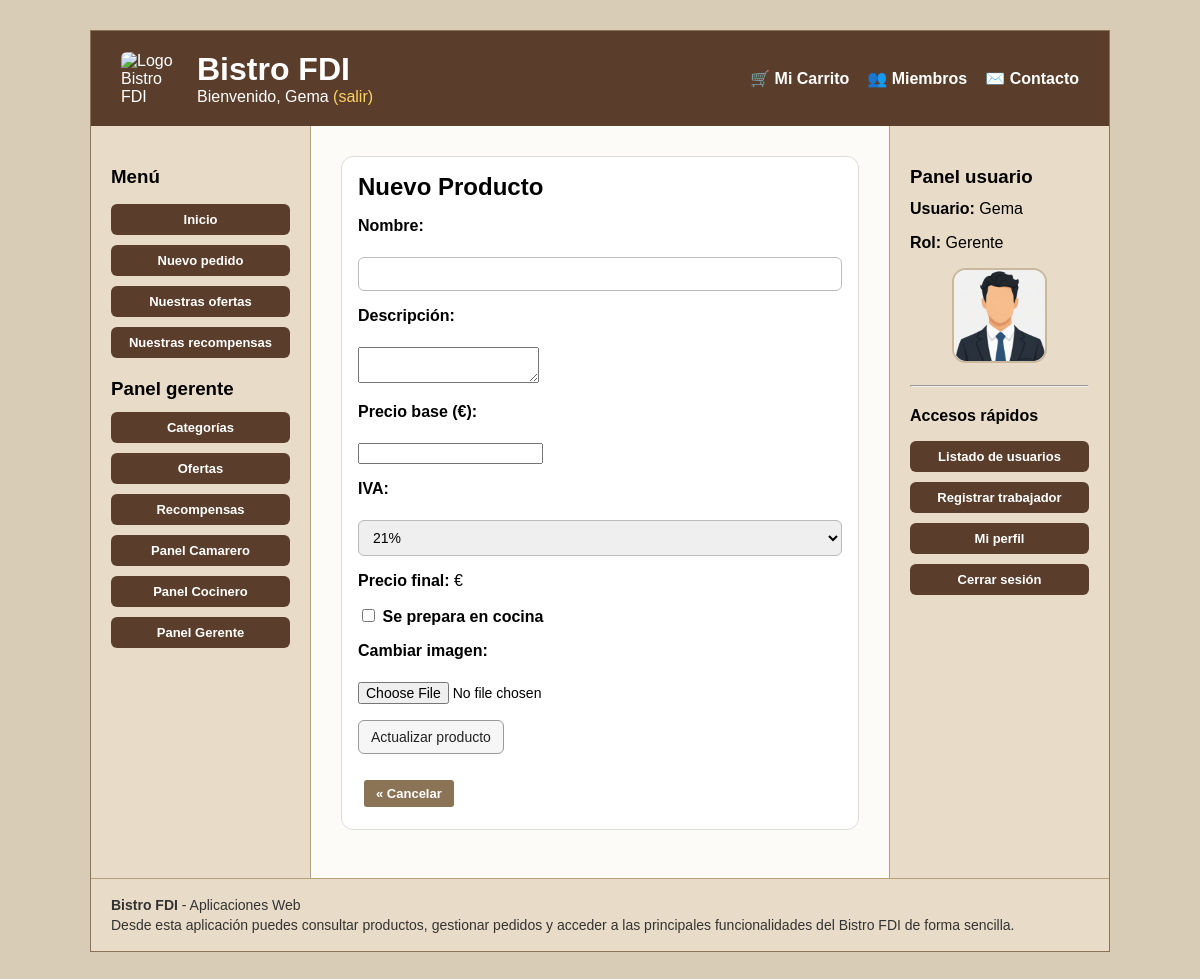
Screenshot of /vistas/productos/crearProducto.php?categoria_id=1 (signed in) with the database file from the repository.
### tables this page shows
CREATE TABLE IF NOT EXISTS `usuarios` (
    `id` INT AUTO_INCREMENT PRIMARY KEY,
    `username` VARCHAR(100) NOT NULL UNIQUE,
    `email` VARCHAR(150) NOT NULL UNIQUE,
    `nombre` VARCHAR(100) NOT NULL,
    `apellidos` VARCHAR(100) NOT NULL,
    `password_hash` VARCHAR(255) NOT NULL,
    `rol` ENUM('cliente', 'camarero', 'cocinero', 'gerente') NOT NULL DEFAULT 'cliente',
    `avatar_tipo` ENUM('default', 'preset', 'custom') NOT NULL DEFAULT 'default',
    `avatar_valor` VARCHAR(255) DEFAULT NULL,
    `activo` TINYINT(1) NOT NULL DEFAULT 1,
    `deleted_at` TIMESTAMP NULL DEFAULT NULL,
    `created_at` TIMESTAMP DEFAULT CURRENT_TIMESTAMP,
    `updated_at` TIMESTAMP DEFAULT CURRENT_TIMESTAMP ON UPDATE CURRENT_TIMESTAMP,
    `bistrocoins` INT NOT NULL DEFAULT 0
);

### includes/UsuarioDAO.php (called while the page is built, shortened)
<?php
require_once __DIR__ . '/../entities/Usuario.php';
require_once __DIR__ . '/util.php';
class UsuarioDAO {
    public static function avatar_presets(): array {
        return [
            'preset_chef' => ['label' => 'Opcion 1', 'path' => RUTA_APP . '/img/avatares/cocinero.png'],
            'preset_waiter' => ['label' => 'Opcion 2', 'path' => RUTA_APP . '/img/avatares/camarero.png'],
            'preset_manager' => ['label' => 'Opcion 3', 'path' => RUTA_APP . '/img/avatares/gerente.png'],
        ];
    }
    private static function row_to_usuario(array $row): Usuario {
        $row['avatar_url'] = self::user_row_to_avatar_url($row);
        return new Usuario(
            (int)$row['id'],
            $row['username'],
            $row['email'],
            $row['nombre'],
            $row['apellidos'],
            $row['password_hash'],
            $row['rol'] ?? 'cliente',
            $row['avatar_tipo'] ?? 'default',
            $row['avatar_valor'] ?? null,
            $row['avatar_url'],
            (int)$row['activo'],
            $row['updated_at'] ?? '',
            (int)($row['bistrocoins'] ?? 0)
        );
    }
    private static function user_row_to_avatar_url(array $row): string {
        $tipo = (string)($row['avatar_tipo'] ?? 'default');
        $valor = (string)($row['avatar_valor'] ?? '');
        if ($tipo === 'preset') {
            $presets = self::avatar_presets();
            if (isset($presets[$valor])) {
                return $presets[$valor]['path'];
            }
        }
        return self::default_avatar();
    }
    public static function user_find_by_id(int $id, bool $includeInactive = true): ?Usuario {
        $conn = crearConexion();
        $sql = $includeInactive
            ? "SELECT * FROM usuarios WHERE id = ? LIMIT 1"
            : "SELECT * FROM usuarios WHERE id = ? AND activo = 1 LIMIT 1";
        $stmt = $conn->prepare($sql);
        $stmt->bind_param("i", $id);
        $stmt->execute();
        $result = $stmt->get_result();
        $row = $result->fetch_assoc();
        return $row ? self::row_to_usuario($row) : null;
    }
}

### includes/auth.php (called while the page is built, shortened)
<?php
require_once __DIR__ . '/UsuarioDAO.php';
function current_user(): ?Usuario {
    $id = (int)$_SESSION['user_id'];
    $user = UsuarioDAO::user_find_by_id($id);
    return $user;
}
        ?>

### entities/Usuario.php (called while the page is built, shortened)
<?php
class Usuario {
    private $nombre;
    private $rol;
    private $avatar_url;
    private $activo;
    public function __construct(int $id, string $username, string $email, string $nombre, string $apellidos,
                                string $password_hash, string $rol, string $avatar_tipo, ?string $avatar_valor,
                                string $avatar_url, int $activo, string $updated_at, int $bistrocoins = 0) {
        $this->nombre = $nombre;
        $this->rol = $rol;
        $this->avatar_url = $avatar_url;
        $this->activo = $activo;
    }
    public function getNombre(): string { return $this->nombre; }
    public function getRol(): string { return $this->rol; }
    public function getAvatarUrl(): string { return $this->avatar_url; }
    public function isActivo(): bool { return $this->activo === 1; }
}

### includes/util.php (called while the page is built, shortened)
<?php
function escaparHtml(?string $value): string
{
    return htmlspecialchars((string) $value, ENT_QUOTES | ENT_SUBSTITUTE, 'UTF-8');
}

### vistas/productos/crearProducto.php (the view, shortened to what this page needs)
<?php
require_once __DIR__ . '/../../includes/auth.php';
require_once __DIR__ . '/../../includes/Formulario/FormularioProducto.php';
$user = current_user();
$id = filter_input(INPUT_GET, 'id', FILTER_VALIDATE_INT);
$categoria_id = filter_input(INPUT_GET, 'categoria_id', FILTER_VALIDATE_INT);
$esCreacion = !$id;
$productoToEdit = null;
$form = new FormularioProducto($esCreacion, $categoria_id, $productoToEdit);
$htmlFormProducto = $form->gestiona();
$tituloAccion = $esCreacion ? 'Nuevo Producto' : 'Editar Producto';
?>
<div class="panel">
    <h2><?= htmlspecialchars($tituloAccion) ?></h2>
    <?= $htmlFormProducto ?>
    <div class="mt-20">
        <a class="btn" href="mostrarProductosCategoria.php?id=<?= (int)$categoria_id ?>">&laquo; Cancelar</a>
    </div>
</div>
<?php
require __DIR__ . '/../../includes/plantilla.php';

### cabecera.php (shortened to what this page needs)
<?php
require_once __DIR__ . '/includes/auth.php';
function mostrarSaludo(): string {
    $user = current_user();
    if ($user) {
        $nombre = $user->getNombre() ?: $user->getUsername();
        return "Bienvenido, " . htmlspecialchars($nombre) .
            " <a href='" . RUTA_APP . "/scripts/usuarios/logout.php'>(salir)</a>";
    }
    return "Usuario desconocido. <a href='" . RUTA_APP . "/vistas/usuarios/acceso.php#login'>Login</a>";
}
?>
<div class="cabecera-superior">
    <div class="cabecera-brand">
        <img src="<?= RUTA_APP ?>/img/logo_personalizado.png" alt="Logo Bistro FDI" class="logo-cabecera">
        <div>
            <h1>Bistro FDI</h1>
            <div class="saludo"><?= mostrarSaludo(); ?></div>
        </div>
    </div>
    <nav class="menu-principal">
        <ul>
            <?php if (current_user()): ?>
                <li><a href="<?= RUTA_APP ?>/vistas/pedidos/carrito.php">🛒 Mi Carrito</a></li>
            <?php endif; ?>
            <li><a href="<?= RUTA_APP ?>/miembros.php">👥 Miembros</a></li>
            <li><a href="<?= RUTA_APP ?>/contacto.php">✉️ Contacto</a></li>
        </ul>
    </nav>
</div>

### sideBarIzq.php
<?php
$user = function_exists('current_user') ? current_user() : null;
?>
<nav aria-label="Navegación principal">
    <h3>Menú</h3>
    <ul class="menu-izq">
        <li><a href="<?= RUTA_APP ?>/index.php">Inicio</a></li>
        <li><a href="<?= RUTA_APP ?>/vistas/pedidos/elegirTipo.php">Nuevo pedido</a></li>
        <li><a href="<?= RUTA_APP ?>/vistas/ofertas/ofertaCliente.php">Nuestras ofertas</a></li>
        <li><a href="<?= RUTA_APP ?>/vistas/recompensas/recompensaCliente.php">Nuestras recompensas</a></li>
        <?php if ($user): ?>
            <?php if ($user->getRol() !== 'cliente'): ?>
                <h3>Panel <?= htmlspecialchars($user->getRol()) ?></h3>
            <?php endif; ?>
            <?php if ($user->getRol() === 'gerente'): ?>
                <li><a href="<?= RUTA_APP ?>/vistas/categorias/categoriasList.php">Categorías</a></li>
                <li><a href="<?= RUTA_APP ?>/vistas/ofertas/listarOfertas.php">Ofertas</a></li>
                <li><a href="<?= RUTA_APP ?>/vistas/recompensas/listarRecompensas.php">Recompensas</a></li>
            <?php endif; ?>
            <?php if ($user->getRol() === 'camarero' || $user->getRol() === 'gerente'): ?>
                <li><a href="<?= RUTA_APP ?>/vistas/pedidos/gestionCamarero.php">Panel Camarero</a></li>
            <?php endif; ?>
            <?php if ($user->getRol() === 'cocinero' || $user->getRol() === 'gerente'): ?>
                <li><a href="<?= RUTA_APP ?>/vistas/preparacion_pedidos/panel_cocinero.php">Panel Cocinero</a></li>
            <?php endif; ?>
            <?php if ($user->getRol() === 'gerente'): ?>
                <li><a href="<?= RUTA_APP ?>/vistas/preparacion_pedidos/panel_gerente.php">Panel Gerente</a></li>
            <?php endif; ?>
        <?php endif; ?>
    </ul>
</nav>

### sideBarDer.php
<?php
require_once __DIR__ . '/includes/auth.php';
require_once __DIR__ . '/includes/util.php';
$user = current_user();
$nombre = $user ? $user->getNombre() : 'Invitado';
$rol = $user ? $user->getRol() : 'No autenticado';
$avatarSrc = $user ? $user->getAvatarUrl() : '';
?>
<section class="panel-usuario-sidebar">
    <h3>Panel usuario</h3>
    <p><strong>Usuario:</strong> <?= escaparHtml($nombre) ?></p>
    <p><strong>Rol:</strong> <?= escaparHtml(ucfirst($rol)) ?></p>
    <?php if ($user): ?>
        <div class="sidebar-avatar-box">
            <img src="<?= escaparHtml($avatarSrc) ?>"
                 alt="Foto de perfil de <?= escaparHtml($nombre) ?>"
                 class="sidebar-avatar">
        </div>
    <?php endif; ?>
    <hr>
    <nav aria-label="Accesos rápidos del usuario">
        <h4>Accesos rápidos</h4>
        <ul class="menu-izq">
            <?php if ($user && $user->getRol() === 'gerente'): ?>
                <li><a href="<?= RUTA_APP ?>/vistas/usuarios/usuarios.php">Listado de usuarios</a></li>
                <li><a href="<?= RUTA_APP ?>/vistas/usuarios/usuario_form.php?modo=crear">Registrar trabajador</a></li>
                <li><a href="<?= RUTA_APP ?>/vistas/usuarios/perfil.php">Mi perfil</a></li>
                <li><a href="<?= RUTA_APP ?>/scripts/usuarios/logout.php">Cerrar sesión</a></li>
            <?php elseif ($user): ?>
                <li><a href="<?= RUTA_APP ?>/vistas/usuarios/perfil.php">Mi perfil</a></li>
                <li><a href="<?= RUTA_APP ?>/scripts/usuarios/logout.php">Cerrar sesión</a></li>
            <?php else: ?>
                <li><a href="<?= RUTA_APP ?>/vistas/usuarios/acceso.php#login">Iniciar sesión</a></li>
                <li><a href="<?= RUTA_APP ?>/vistas/usuarios/registro.php">Registrarse</a></li>
            <?php endif; ?>
        </ul>
    </nav>
</section>

### CSS/estilo.css (style rules this page uses)
*, *::before, *::after { box-sizing: border-box; }
html, body { overflow-x: hidden; }
body { margin: 0; padding: 0; background-color: #d9ccb7; font-family: Arial, sans-serif; }
h1 { margin-bottom: 20px; }
h2 { margin: 0 0 16px 0; }
h3 { margin: 20px 0 12px 0; }
h4 { margin: 20px 0 12px 0; }
p { margin: 0 0 16px 0; }
.cabecera-superior { display: flex; justify-content: space-between; align-items: center; gap: 30px; flex-wrap: wrap; }
.cabecera-brand { display: flex; align-items: center; gap: 16px; min-width: 0; }
.logo-cabecera { width: 60px; height: auto; border-radius: 6px; flex-shrink: 0; }
.cabecera-brand h1 { margin: 0; font-size: 2rem; }
.saludo a { color: #ffd166; text-decoration: none; }
.menu-principal ul { list-style: none; display: flex; gap: 18px; margin: 0; padding: 0; flex-wrap: wrap; }
.menu-principal a { color: white; text-decoration: none; font-weight: bold; }
.menu-izq { list-style: none; padding: 0; }
.menu-izq li { margin-bottom: 10px; }
.menu-izq a, #sidebar-der ul a { display: block; padding: 8px 10px; background-color: #5a3e2b; color: white; text-decoration: none; border-radius: 6px; font-weight: bold; font-size: 13px; text-align: center; }
#sidebar-der ul { list-style: none; padding: 0; }
#sidebar-der li { margin-bottom: 10px; }
.btn { display: inline-block; padding: 6px 12px; margin: 6px; font-size: 13px; text-decoration: none; border-radius: 3px; color: white; background-color: #8b7355; font-weight: bold; white-space: normal; text-align: center; }
.panel { border: 1px solid #ddd; border-radius: 12px; background: #fff; padding: 16px; margin-bottom: 18px; width: 100%; max-width: 100%; overflow-x: auto; min-width: 0; }
.panel h2, .panel h3 { margin-top: 0; }
.mt-20 { margin-top: 20px; }
.sidebar-avatar-box { margin: 14px 0 18px; text-align: center; }
.sidebar-avatar { width: 95px; height: 95px; border-radius: 14px; object-fit: cover; border: 2px solid #c9b89d; background: #fff; display: inline-block; }

### rows the page displays
usuarios: nombre "Gema", rol "gerente", rol "Gerente"

### other values shown
$tituloAccion "Nuevo Producto"
